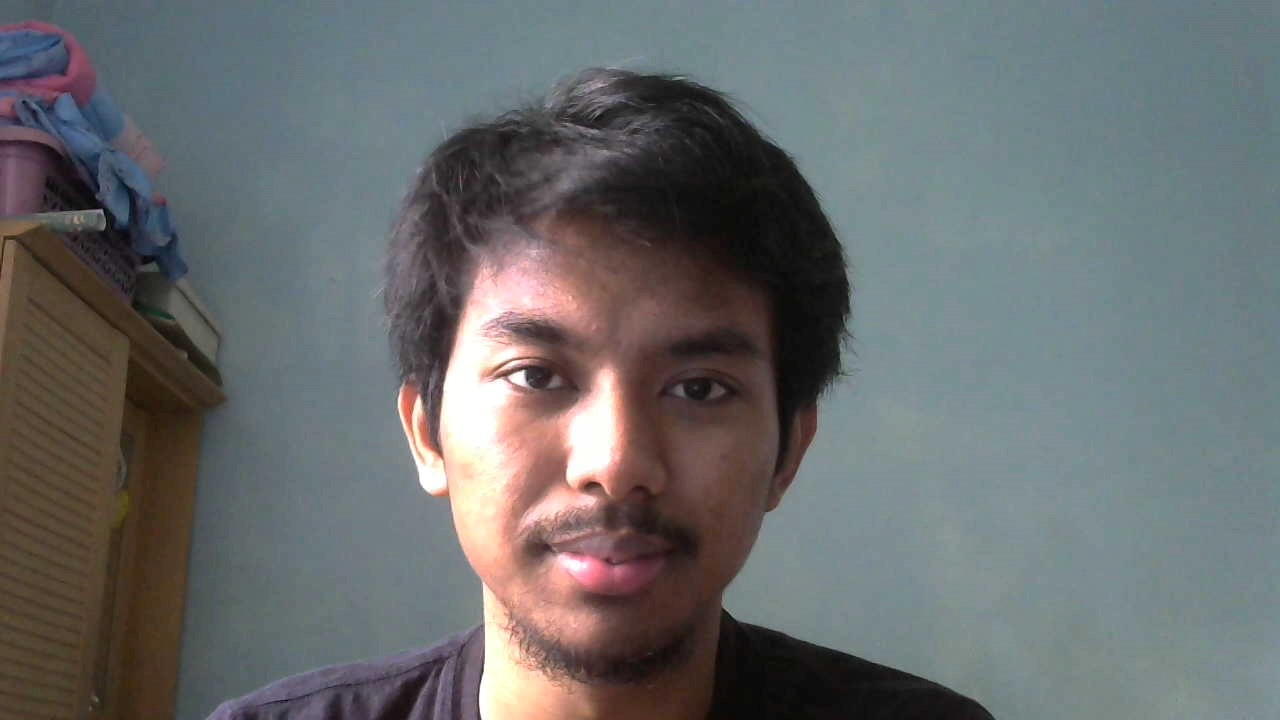
#> input picture data-tes/tes1.jpg, 1280 x 720 px; its folder holds only this picture in this run
$ jupyter execute --allow-errors 'gender detection.ipynb'
#> lines starting #> are read from the running program, lines starting #| are printed output that depends on the picture
[cell 1]
import cv2
import os
import numpy as np

[cell 2]
def detect_face(img):
    gray = cv2.cvtColor(img, cv2.COLOR_BGR2GRAY)
    face_cascade = cv2.CascadeClassifier('lbpcascade_frontalface.xml')
    faces = face_cascade.detectMultiScale(gray, scaleFactor=1.2, minNeighbors=5)
    if (len(faces) == 0) :
        return None, None
    x, y ,w, h = faces[0]
    return gray[y:y+w, x:x+h], faces[0]

[cell 3]
def prepare_training_data(data_folder_path):
    dirs = os.listdir(data_folder_path)

    faces = []
    labels = []

    for dir_name in dirs:

        if not dir_name.startswith("s"):
            continue

        label = int(dir_name.replace("s", ""))

        subject_dir_path = data_folder_path + "/" + dir_name
        subject_images_names = os.listdir(subject_dir_path)

        for image_name in subject_images_names:
            if image_name.startswith("."):
                continue

            image_path = subject_dir_path + "/" + image_name

            image = cv2.imread(image_path)

            # cv2.imshow("Training on image...", image)
            # cv2.waitKey(100)

            face = cv2.cvtColor(image, cv2.COLOR_BGR2GRAY)

            if face is not None:
                faces.append(face)
                labels.append(label)

    cv2.destroyAllWindows()
    cv2.waitKey(1)
    cv2.destroyAllWindows()

    return faces, labels

[cell 4]
print("Preparing data...")
#> (the rest of this cell did not finish here and is left out)

[cell 5]
face_recognizer = cv2.face.EigenFaceRecognizer_create()
#> (the rest of this cell did not finish here and is left out)

[cell 6]
def draw_rectangle(img, rect):
    (x, y, w, h) = rect
    cv2.rectangle(img, (x, y), (x+w, y+h), (0, 255, 0), 2)

[cell 7]
def draw_text(img, text, x, y):
    cv2.putText(img, text, (x, y), cv2.FONT_HERSHEY_PLAIN, 1.5, (0, 255, 0), 2)

[cell 8]
dirs = os.listdir("data-tes")
for image_name in dirs:
    test_img = cv2.imread("data-tes/" + image_name)
#> test_img is the input picture: shape (720, 1280, 3); mean B, G, R 108.8, 108, 105.4
    img = test_img.copy()
    face, rect = detect_face(img)
#> in detect_face, `gray = cv2.cvtColor(img, cv2.COLOR_BGR2GRAY)`:
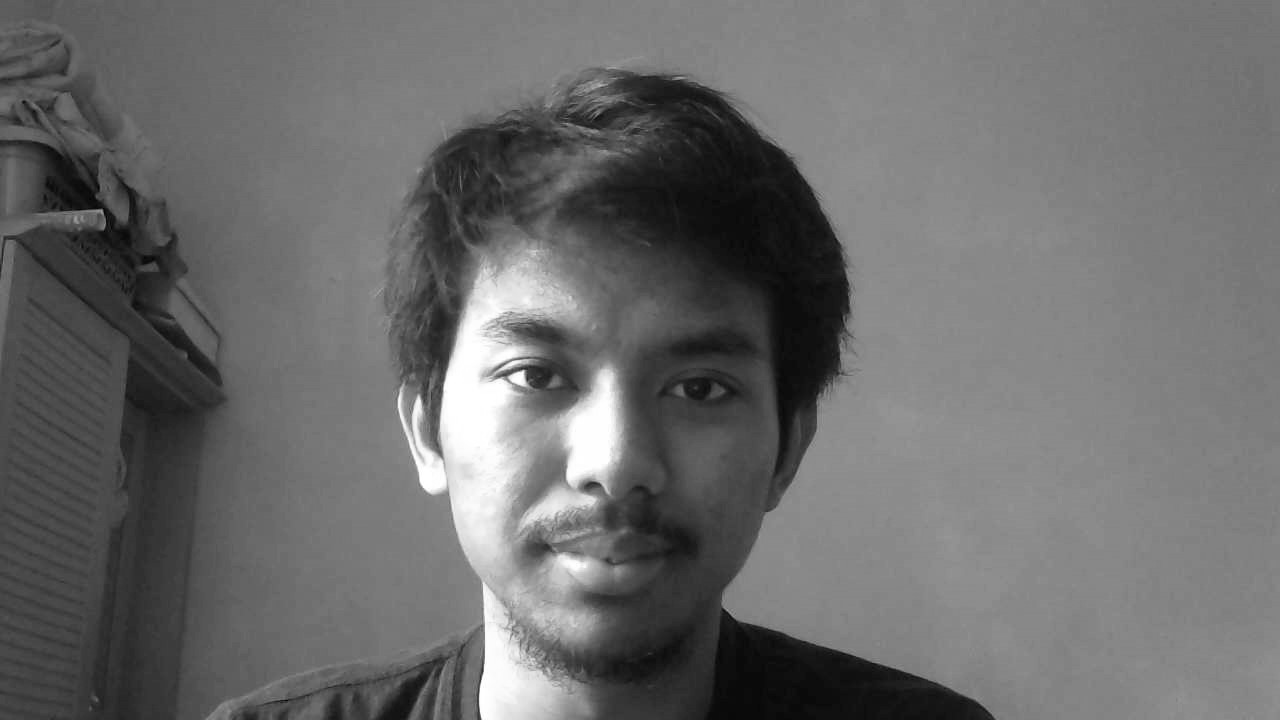
#> gray: shape (720, 1280); min 0, max 255, mean 107.3
    face = cv2.resize(face,(200,200))

    subjects = ["", "female", "male"]

    label, confidence = face_recognizer.predict(face)
    label_text = subjects[label]

    draw_rectangle(img, rect)
    draw_text(img, label_text, rect[0], rect[1]-5)

    cv2.imshow('hasil', img)
    cv2.imwrite("hasil/" + image_name, img)
    cv2.waitKey(0)
    cv2.destroyAllWindows()


$ run again, on data-tes/tes4.jpg
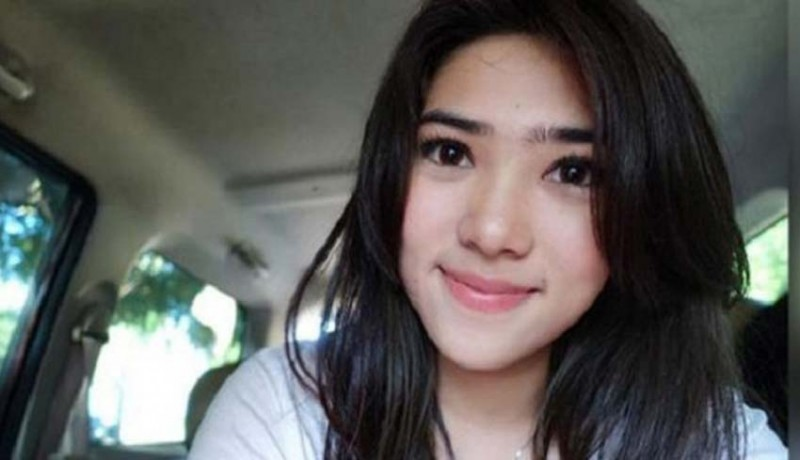
#> input picture data-tes/tes4.jpg, 800 x 460 px
#> test_img is the input picture: shape (460, 800, 3); mean B, G, R 87.6, 90.5, 91.7
#> in detect_face, `gray = cv2.cvtColor(img, cv2.COLOR_BGR2GRAY)`:
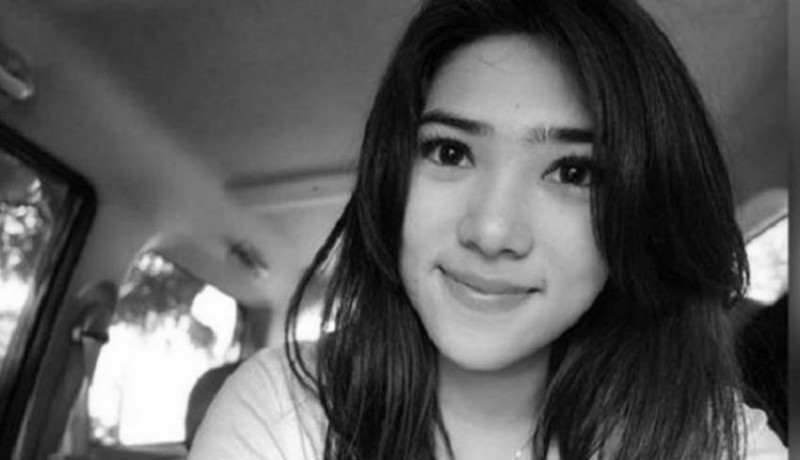
#> gray: shape (460, 800); min 0, max 255, mean 90.6

$ run again, on data-tes/tes5.jpg
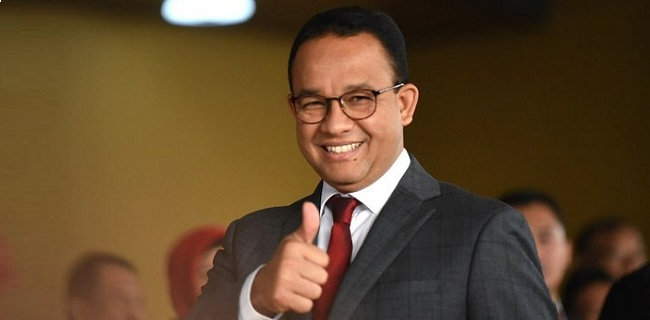
#> input picture data-tes/tes5.jpg, 650 x 320 px
#> test_img is the input picture: shape (320, 650, 3); mean B, G, R 42.5, 70.8, 94.6
#> in detect_face, `gray = cv2.cvtColor(img, cv2.COLOR_BGR2GRAY)`:
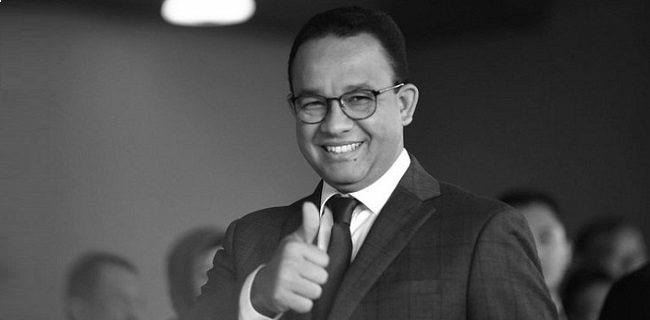
#> gray: shape (320, 650); min 0, max 255, mean 74.7

$ run again, on data-tes/tes6.jpg
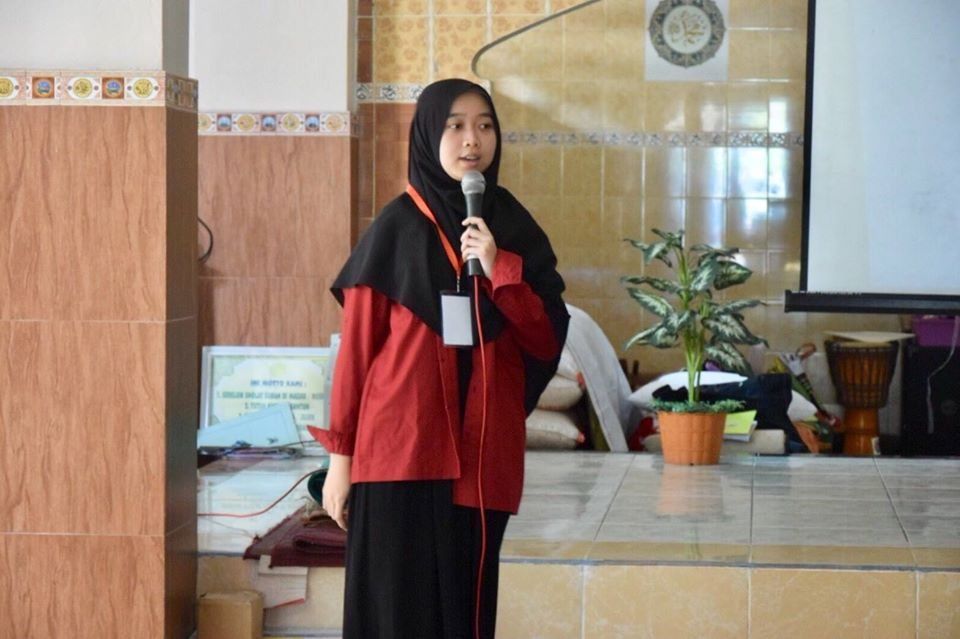
#> input picture data-tes/tes6.jpg, 960 x 639 px
#> test_img is the input picture: shape (639, 960, 3); mean B, G, R 115.9, 129.1, 148.8
#> in detect_face, `gray = cv2.cvtColor(img, cv2.COLOR_BGR2GRAY)`:
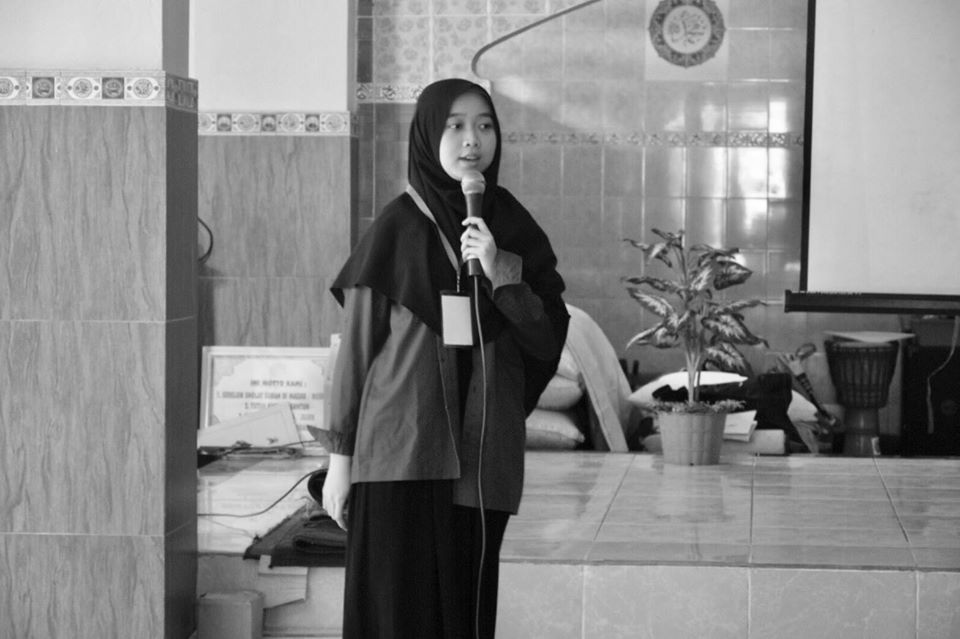
#> gray: shape (639, 960); min 0, max 255, mean 133.5

$ run again, on data-tes/tes10.jpg
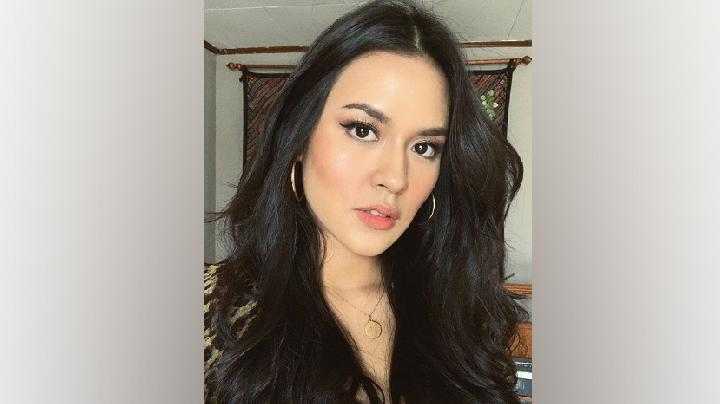
#> input picture data-tes/tes10.jpg, 720 x 404 px
#> test_img is the input picture: shape (404, 720, 3); mean B, G, R 144.5, 153.3, 161.3
#> in detect_face, `gray = cv2.cvtColor(img, cv2.COLOR_BGR2GRAY)`:
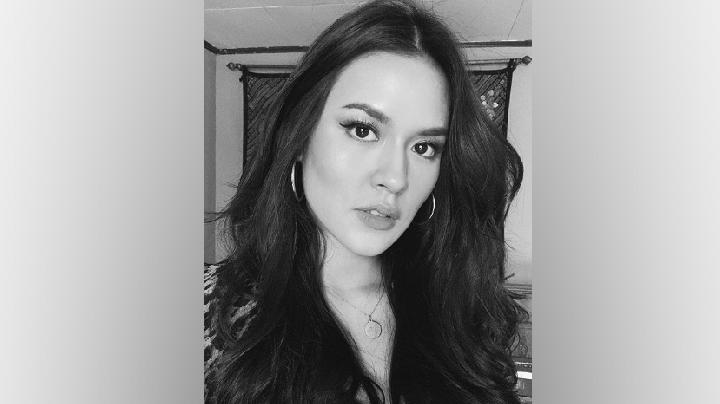
#> gray: shape (404, 720); min 1, max 254, mean 154.7
